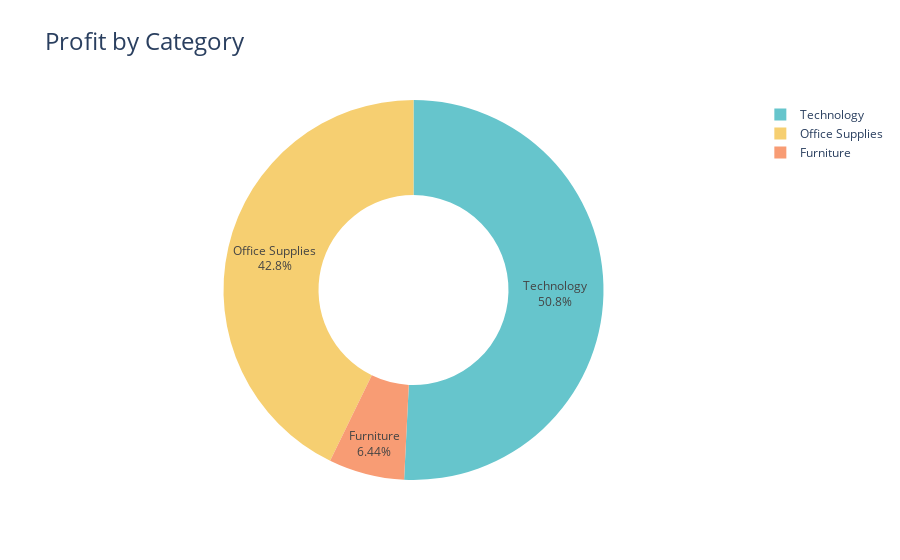

Here is the notebook cell this chart was saved with:
### Code cell
# Now let’s have a look at the profit by category
profit_by_category = data.groupby('Category')['Profit'].sum().reset_index()

fig = px.pie(profit_by_category, values = 'Profit', names = 'Category', hole = 0.5, title = 'Profit by Category', color_discrete_sequence= px.colors.qualitative.Pastel)

fig.update_traces(textposition = 'inside', textinfo = 'percent + label')
fig.update_layout(title_font=dict(size=24))

fig.show()

### Figure 1 — Plotly figure (JSON) as saved in the notebook; plotly's stock layout.template omitted (floating-point values rounded to 4 significant figures)
{"data": [{"domain": {"x": [0, 1], "y": [0, 1]}, "hole": 0.5, "hovertemplate": "Category=%{label}<br>Profit=%{value}<extra></extra>", "labels": ["Furniture", "Office Supplies", "Technology"], "legendgroup": "", "name": "", "showlegend": true, "textinfo": "percent+label", "textposition": "inside", "type": "pie", "values": [18450.0, 122500.0, 145500.0]}], "layout": {"autosize": true, "legend": {"tracegroupgap": 0}, "piecolorway": ["rgb(102, 197, 204)", "rgb(246, 207, 113)", "rgb(248, 156, 116)", "rgb(220, 176, 242)", "rgb(135, 197, 95)", "rgb(158, 185, 243)", "rgb(254, 136, 177)", "rgb(201, 219, 116)", "rgb(139, 224, 164)", "rgb(180, 151, 231)", "rgb(179, 179, 179)"], "title": {"font": {"size": 24}, "text": "Profit by Category"}}}
